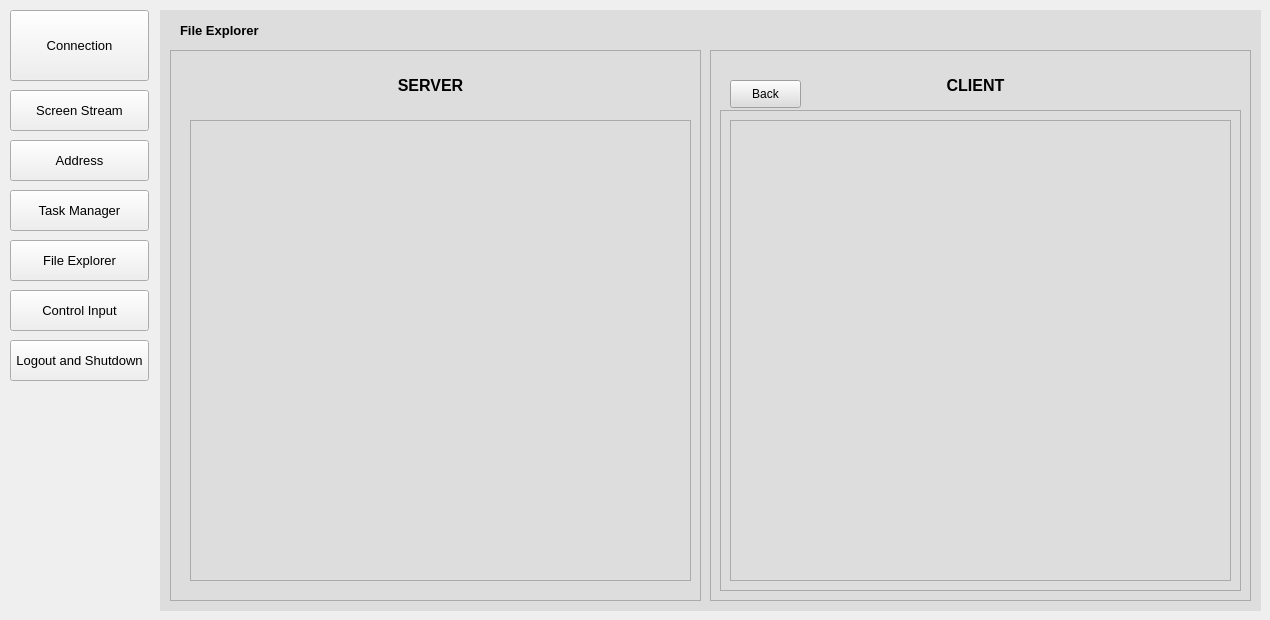
<?xml version="1.0" encoding="UTF-8"?>
<ui version="4.0">
 <class>MainWindow</class>
 <widget class="QMainWindow" name="MainWindow">
  <property name="geometry">
   <rect>
    <x>0</x>
    <y>0</y>
    <width>1270</width>
    <height>620</height>
   </rect>
  </property>
  <property name="minimumSize">
   <size>
    <width>1270</width>
    <height>620</height>
   </size>
  </property>
  <property name="maximumSize">
   <size>
    <width>1270</width>
    <height>620</height>
   </size>
  </property>
  <property name="windowTitle">
   <string>MainWindow</string>
  </property>
  <property name="autoFillBackground">
   <bool>false</bool>
  </property>
  <property name="styleSheet">
   <string notr="true"/>
  </property>
  <widget class="QWidget" name="centralwidget">
   <widget class="QWidget" name="widget_screen_stream" native="true">
    <property name="geometry">
     <rect>
      <x>160</x>
      <y>10</y>
      <width>1101</width>
      <height>601</height>
     </rect>
    </property>
    <property name="autoFillBackground">
     <bool>false</bool>
    </property>
    <property name="styleSheet">
     <string notr="true">background-color: rgb(221, 221, 221);</string>
    </property>
    <widget class="QLabel" name="label_7">
     <property name="geometry">
      <rect>
       <x>20</x>
       <y>10</y>
       <width>201</width>
       <height>21</height>
      </rect>
     </property>
     <property name="font">
      <font>
       <pointsize>10</pointsize>
       <weight>75</weight>
       <bold>true</bold>
      </font>
     </property>
     <property name="text">
      <string>Screen Stream</string>
     </property>
    </widget>
    <widget class="QLabel" name="label_screen">
     <property name="geometry">
      <rect>
       <x>180</x>
       <y>30</y>
       <width>881</width>
       <height>491</height>
      </rect>
     </property>
     <property name="mouseTracking">
      <bool>true</bool>
     </property>
     <property name="styleSheet">
      <string notr="true"/>
     </property>
     <property name="text">
      <string/>
     </property>
     <property name="scaledContents">
      <bool>true</bool>
     </property>
    </widget>
    <widget class="QLineEdit" name="text_location_screen">
     <property name="enabled">
      <bool>true</bool>
     </property>
     <property name="geometry">
      <rect>
       <x>110</x>
       <y>540</y>
       <width>631</width>
       <height>21</height>
      </rect>
     </property>
     <property name="font">
      <font>
       <family>MS Shell Dlg 2</family>
       <pointsize>10</pointsize>
       <weight>50</weight>
       <bold>false</bold>
      </font>
     </property>
    </widget>
    <widget class="QPushButton" name="button_screenshot">
     <property name="geometry">
      <rect>
       <x>50</x>
       <y>450</y>
       <width>101</width>
       <height>31</height>
      </rect>
     </property>
     <property name="font">
      <font>
       <family>MS Shell Dlg 2</family>
       <pointsize>10</pointsize>
       <weight>50</weight>
       <bold>false</bold>
      </font>
     </property>
     <property name="text">
      <string>Screenshot</string>
     </property>
    </widget>
    <widget class="QLabel" name="label_14">
     <property name="geometry">
      <rect>
       <x>50</x>
       <y>540</y>
       <width>51</width>
       <height>21</height>
      </rect>
     </property>
     <property name="font">
      <font>
       <pointsize>10</pointsize>
      </font>
     </property>
     <property name="text">
      <string>Location</string>
     </property>
    </widget>
    <widget class="QPushButton" name="button_browser_screen">
     <property name="geometry">
      <rect>
       <x>50</x>
       <y>490</y>
       <width>101</width>
       <height>31</height>
      </rect>
     </property>
     <property name="font">
      <font>
       <family>MS Shell Dlg 2</family>
       <pointsize>10</pointsize>
       <weight>50</weight>
       <bold>false</bold>
      </font>
     </property>
     <property name="text">
      <string>Browser</string>
     </property>
    </widget>
    <widget class="QLineEdit" name="text_filename_screen">
     <property name="enabled">
      <bool>true</bool>
     </property>
     <property name="geometry">
      <rect>
       <x>840</x>
       <y>540</y>
       <width>141</width>
       <height>21</height>
      </rect>
     </property>
     <property name="font">
      <font>
       <family>MS Shell Dlg 2</family>
       <pointsize>10</pointsize>
       <weight>50</weight>
       <bold>false</bold>
      </font>
     </property>
    </widget>
    <widget class="QLabel" name="label_15">
     <property name="geometry">
      <rect>
       <x>770</x>
       <y>540</y>
       <width>61</width>
       <height>21</height>
      </rect>
     </property>
     <property name="font">
      <font>
       <pointsize>10</pointsize>
      </font>
     </property>
     <property name="text">
      <string>Filename</string>
     </property>
    </widget>
    <widget class="QLabel" name="label_16">
     <property name="geometry">
      <rect>
       <x>980</x>
       <y>540</y>
       <width>81</width>
       <height>21</height>
      </rect>
     </property>
     <property name="font">
      <font>
       <pointsize>10</pointsize>
      </font>
     </property>
     <property name="text">
      <string>.&lt;time&gt;.png</string>
     </property>
    </widget>
   </widget>
   <widget class="QWidget" name="widget_address" native="true">
    <property name="geometry">
     <rect>
      <x>160</x>
      <y>10</y>
      <width>1101</width>
      <height>601</height>
     </rect>
    </property>
    <property name="autoFillBackground">
     <bool>false</bool>
    </property>
    <property name="styleSheet">
     <string notr="true">background-color: rgb(221, 221, 221);</string>
    </property>
    <widget class="QLabel" name="label_6">
     <property name="geometry">
      <rect>
       <x>20</x>
       <y>10</y>
       <width>201</width>
       <height>21</height>
      </rect>
     </property>
     <property name="font">
      <font>
       <pointsize>10</pointsize>
       <weight>75</weight>
       <bold>true</bold>
      </font>
     </property>
     <property name="text">
      <string>Address</string>
     </property>
    </widget>
    <widget class="QTreeView" name="treeViewAddress">
     <property name="geometry">
      <rect>
       <x>90</x>
       <y>70</y>
       <width>921</width>
       <height>461</height>
      </rect>
     </property>
    </widget>
   </widget>
   <widget class="QWidget" name="widget_control_input" native="true">
    <property name="geometry">
     <rect>
      <x>160</x>
      <y>10</y>
      <width>1101</width>
      <height>601</height>
     </rect>
    </property>
    <property name="autoFillBackground">
     <bool>false</bool>
    </property>
    <property name="styleSheet">
     <string notr="true">background-color: rgb(221, 221, 221);</string>
    </property>
    <widget class="QLabel" name="label_3">
     <property name="geometry">
      <rect>
       <x>20</x>
       <y>10</y>
       <width>201</width>
       <height>21</height>
      </rect>
     </property>
     <property name="font">
      <font>
       <pointsize>10</pointsize>
       <weight>75</weight>
       <bold>true</bold>
      </font>
     </property>
     <property name="text">
      <string>Control Input</string>
     </property>
    </widget>
    <widget class="QPushButton" name="button_lock_input">
     <property name="geometry">
      <rect>
       <x>50</x>
       <y>60</y>
       <width>101</width>
       <height>71</height>
      </rect>
     </property>
     <property name="font">
      <font>
       <family>MS Shell Dlg 2</family>
       <pointsize>10</pointsize>
       <weight>50</weight>
       <bold>false</bold>
      </font>
     </property>
     <property name="text">
      <string>Lock Input</string>
     </property>
    </widget>
    <widget class="QPushButton" name="button_start_keylogger">
     <property name="geometry">
      <rect>
       <x>50</x>
       <y>140</y>
       <width>101</width>
       <height>31</height>
      </rect>
     </property>
     <property name="font">
      <font>
       <family>MS Shell Dlg 2</family>
       <pointsize>10</pointsize>
       <weight>50</weight>
       <bold>false</bold>
      </font>
     </property>
     <property name="text">
      <string>Start</string>
     </property>
    </widget>
    <widget class="QPushButton" name="button_stop_keylogger">
     <property name="geometry">
      <rect>
       <x>50</x>
       <y>180</y>
       <width>101</width>
       <height>31</height>
      </rect>
     </property>
     <property name="font">
      <font>
       <family>MS Shell Dlg 2</family>
       <pointsize>10</pointsize>
       <weight>50</weight>
       <bold>false</bold>
      </font>
     </property>
     <property name="text">
      <string>Stop</string>
     </property>
    </widget>
    <widget class="QPushButton" name="button_save_keylog">
     <property name="geometry">
      <rect>
       <x>50</x>
       <y>440</y>
       <width>101</width>
       <height>31</height>
      </rect>
     </property>
     <property name="font">
      <font>
       <family>MS Shell Dlg 2</family>
       <pointsize>10</pointsize>
       <weight>50</weight>
       <bold>false</bold>
      </font>
     </property>
     <property name="text">
      <string>Save</string>
     </property>
    </widget>
    <widget class="QLabel" name="label_9">
     <property name="geometry">
      <rect>
       <x>180</x>
       <y>50</y>
       <width>51</width>
       <height>16</height>
      </rect>
     </property>
     <property name="font">
      <font>
       <pointsize>10</pointsize>
      </font>
     </property>
     <property name="frameShape">
      <enum>QFrame::NoFrame</enum>
     </property>
     <property name="text">
      <string>Keylog</string>
     </property>
     <property name="alignment">
      <set>Qt::AlignCenter</set>
     </property>
    </widget>
    <widget class="QPushButton" name="button_unlock_input">
     <property name="geometry">
      <rect>
       <x>50</x>
       <y>60</y>
       <width>101</width>
       <height>71</height>
      </rect>
     </property>
     <property name="font">
      <font>
       <family>MS Shell Dlg 2</family>
       <pointsize>10</pointsize>
       <weight>50</weight>
       <bold>false</bold>
      </font>
     </property>
     <property name="text">
      <string>Unlock Input</string>
     </property>
    </widget>
    <widget class="QLineEdit" name="text_location_keylog">
     <property name="enabled">
      <bool>true</bool>
     </property>
     <property name="geometry">
      <rect>
       <x>110</x>
       <y>530</y>
       <width>671</width>
       <height>21</height>
      </rect>
     </property>
     <property name="font">
      <font>
       <family>MS Shell Dlg 2</family>
       <pointsize>10</pointsize>
       <weight>50</weight>
       <bold>false</bold>
      </font>
     </property>
    </widget>
    <widget class="QPushButton" name="button_browser_keylog">
     <property name="geometry">
      <rect>
       <x>50</x>
       <y>480</y>
       <width>101</width>
       <height>31</height>
      </rect>
     </property>
     <property name="font">
      <font>
       <family>MS Shell Dlg 2</family>
       <pointsize>10</pointsize>
       <weight>50</weight>
       <bold>false</bold>
      </font>
     </property>
     <property name="text">
      <string>Browser</string>
     </property>
    </widget>
    <widget class="QLabel" name="label_11">
     <property name="geometry">
      <rect>
       <x>50</x>
       <y>530</y>
       <width>51</width>
       <height>21</height>
      </rect>
     </property>
     <property name="font">
      <font>
       <pointsize>10</pointsize>
      </font>
     </property>
     <property name="text">
      <string>Location</string>
     </property>
    </widget>
    <widget class="QLineEdit" name="text_filename_keylog">
     <property name="enabled">
      <bool>true</bool>
     </property>
     <property name="geometry">
      <rect>
       <x>880</x>
       <y>530</y>
       <width>161</width>
       <height>21</height>
      </rect>
     </property>
     <property name="font">
      <font>
       <family>MS Shell Dlg 2</family>
       <pointsize>10</pointsize>
       <weight>50</weight>
       <bold>false</bold>
      </font>
     </property>
    </widget>
    <widget class="QLabel" name="label_12">
     <property name="geometry">
      <rect>
       <x>810</x>
       <y>530</y>
       <width>61</width>
       <height>21</height>
      </rect>
     </property>
     <property name="font">
      <font>
       <pointsize>10</pointsize>
      </font>
     </property>
     <property name="text">
      <string>Filename</string>
     </property>
    </widget>
    <widget class="QPushButton" name="button_delete_keylog">
     <property name="geometry">
      <rect>
       <x>50</x>
       <y>400</y>
       <width>101</width>
       <height>31</height>
      </rect>
     </property>
     <property name="font">
      <font>
       <family>MS Shell Dlg 2</family>
       <pointsize>10</pointsize>
       <weight>50</weight>
       <bold>false</bold>
      </font>
     </property>
     <property name="text">
      <string>Delete</string>
     </property>
    </widget>
    <widget class="QLabel" name="keylog">
     <property name="geometry">
      <rect>
       <x>170</x>
       <y>60</y>
       <width>871</width>
       <height>451</height>
      </rect>
     </property>
     <property name="font">
      <font>
       <pointsize>10</pointsize>
      </font>
     </property>
     <property name="layoutDirection">
      <enum>Qt::LeftToRight</enum>
     </property>
     <property name="frameShape">
      <enum>QFrame::Box</enum>
     </property>
     <property name="text">
      <string/>
     </property>
     <property name="alignment">
      <set>Qt::AlignLeading|Qt::AlignLeft|Qt::AlignTop</set>
     </property>
    </widget>
    <zorder>keylog</zorder>
    <zorder>label_12</zorder>
    <zorder>label_11</zorder>
    <zorder>button_unlock_input</zorder>
    <zorder>button_lock_input</zorder>
    <zorder>label_3</zorder>
    <zorder>button_start_keylogger</zorder>
    <zorder>button_stop_keylogger</zorder>
    <zorder>button_save_keylog</zorder>
    <zorder>label_9</zorder>
    <zorder>text_location_keylog</zorder>
    <zorder>button_browser_keylog</zorder>
    <zorder>text_filename_keylog</zorder>
    <zorder>button_delete_keylog</zorder>
   </widget>
   <widget class="QWidget" name="widget_logout_n_shutdown" native="true">
    <property name="geometry">
     <rect>
      <x>160</x>
      <y>10</y>
      <width>1101</width>
      <height>601</height>
     </rect>
    </property>
    <property name="autoFillBackground">
     <bool>false</bool>
    </property>
    <property name="styleSheet">
     <string notr="true">background-color: rgb(221, 221, 221);</string>
    </property>
    <widget class="QLabel" name="label_2">
     <property name="geometry">
      <rect>
       <x>20</x>
       <y>10</y>
       <width>201</width>
       <height>21</height>
      </rect>
     </property>
     <property name="font">
      <font>
       <pointsize>10</pointsize>
       <weight>75</weight>
       <bold>true</bold>
      </font>
     </property>
     <property name="text">
      <string>Logout and Shutdown</string>
     </property>
    </widget>
    <widget class="QPushButton" name="button_logout">
     <property name="geometry">
      <rect>
       <x>470</x>
       <y>200</y>
       <width>151</width>
       <height>41</height>
      </rect>
     </property>
     <property name="font">
      <font>
       <family>MS Shell Dlg 2</family>
       <pointsize>10</pointsize>
       <weight>75</weight>
       <bold>true</bold>
      </font>
     </property>
     <property name="text">
      <string>Logout</string>
     </property>
    </widget>
    <widget class="QPushButton" name="button_shutdown">
     <property name="geometry">
      <rect>
       <x>470</x>
       <y>320</y>
       <width>151</width>
       <height>41</height>
      </rect>
     </property>
     <property name="font">
      <font>
       <family>MS Shell Dlg 2</family>
       <pointsize>10</pointsize>
       <weight>75</weight>
       <bold>true</bold>
      </font>
     </property>
     <property name="text">
      <string>Shutdown</string>
     </property>
    </widget>
   </widget>
   <widget class="QWidget" name="widget_connection" native="true">
    <property name="geometry">
     <rect>
      <x>160</x>
      <y>10</y>
      <width>1101</width>
      <height>601</height>
     </rect>
    </property>
    <property name="font">
     <font>
      <weight>50</weight>
      <bold>false</bold>
     </font>
    </property>
    <property name="autoFillBackground">
     <bool>false</bool>
    </property>
    <property name="styleSheet">
     <string notr="true">background-color: rgb(221, 221, 221);</string>
    </property>
    <widget class="QLabel" name="label">
     <property name="geometry">
      <rect>
       <x>20</x>
       <y>10</y>
       <width>201</width>
       <height>21</height>
      </rect>
     </property>
     <property name="font">
      <font>
       <pointsize>10</pointsize>
       <weight>75</weight>
       <bold>true</bold>
      </font>
     </property>
     <property name="text">
      <string>Connection</string>
     </property>
    </widget>
    <widget class="QLineEdit" name="text_IP">
     <property name="enabled">
      <bool>true</bool>
     </property>
     <property name="geometry">
      <rect>
       <x>420</x>
       <y>240</y>
       <width>171</width>
       <height>31</height>
      </rect>
     </property>
     <property name="font">
      <font>
       <family>MS Shell Dlg 2</family>
       <pointsize>10</pointsize>
       <weight>50</weight>
       <bold>false</bold>
      </font>
     </property>
     <property name="alignment">
      <set>Qt::AlignCenter</set>
     </property>
    </widget>
    <widget class="QPushButton" name="button_connect">
     <property name="geometry">
      <rect>
       <x>420</x>
       <y>280</y>
       <width>171</width>
       <height>31</height>
      </rect>
     </property>
     <property name="font">
      <font>
       <pointsize>10</pointsize>
       <weight>50</weight>
       <bold>false</bold>
      </font>
     </property>
     <property name="text">
      <string>Connect</string>
     </property>
    </widget>
    <widget class="QLabel" name="label_8">
     <property name="geometry">
      <rect>
       <x>340</x>
       <y>240</y>
       <width>71</width>
       <height>31</height>
      </rect>
     </property>
     <property name="font">
      <font>
       <family>MS Shell Dlg 2</family>
       <pointsize>10</pointsize>
       <weight>50</weight>
       <bold>false</bold>
      </font>
     </property>
     <property name="text">
      <string>IP address:</string>
     </property>
    </widget>
    <widget class="QLabel" name="label_connect_icon">
     <property name="geometry">
      <rect>
       <x>420</x>
       <y>400</y>
       <width>31</width>
       <height>31</height>
      </rect>
     </property>
     <property name="font">
      <font>
       <family>Adobe Arabic</family>
       <pointsize>18</pointsize>
       <weight>75</weight>
       <bold>true</bold>
      </font>
     </property>
     <property name="styleSheet">
      <string notr="true">image: url(:/image/image/icon_success.png);</string>
     </property>
     <property name="text">
      <string/>
     </property>
    </widget>
    <widget class="QLabel" name="label_connect_note">
     <property name="geometry">
      <rect>
       <x>460</x>
       <y>400</y>
       <width>131</width>
       <height>31</height>
      </rect>
     </property>
     <property name="font">
      <font>
       <family>MS Shell Dlg 2</family>
       <pointsize>10</pointsize>
       <weight>50</weight>
       <bold>false</bold>
      </font>
     </property>
     <property name="styleSheet">
      <string notr="true"/>
     </property>
     <property name="text">
      <string>Successful Connection</string>
     </property>
    </widget>
    <widget class="QPushButton" name="button_disconnect">
     <property name="geometry">
      <rect>
       <x>420</x>
       <y>280</y>
       <width>171</width>
       <height>31</height>
      </rect>
     </property>
     <property name="font">
      <font>
       <pointsize>10</pointsize>
       <weight>50</weight>
       <bold>false</bold>
      </font>
     </property>
     <property name="statusTip">
      <string/>
     </property>
     <property name="text">
      <string>Disconnect</string>
     </property>
     <property name="shortcut">
      <string/>
     </property>
     <property name="autoDefault">
      <bool>false</bool>
     </property>
     <property name="default">
      <bool>false</bool>
     </property>
     <property name="flat">
      <bool>false</bool>
     </property>
    </widget>
    <zorder>button_disconnect</zorder>
    <zorder>label</zorder>
    <zorder>text_IP</zorder>
    <zorder>label_8</zorder>
    <zorder>label_connect_icon</zorder>
    <zorder>label_connect_note</zorder>
    <zorder>button_connect</zorder>
   </widget>
   <widget class="QWidget" name="widget_task_manager" native="true">
    <property name="geometry">
     <rect>
      <x>160</x>
      <y>10</y>
      <width>1101</width>
      <height>601</height>
     </rect>
    </property>
    <property name="autoFillBackground">
     <bool>false</bool>
    </property>
    <property name="styleSheet">
     <string notr="true">background-color: rgb(221, 221, 221);</string>
    </property>
    <widget class="QLabel" name="label_10">
     <property name="geometry">
      <rect>
       <x>20</x>
       <y>10</y>
       <width>201</width>
       <height>21</height>
      </rect>
     </property>
     <property name="font">
      <font>
       <pointsize>10</pointsize>
       <weight>75</weight>
       <bold>true</bold>
      </font>
     </property>
     <property name="text">
      <string>Task Manager</string>
     </property>
    </widget>
    <widget class="QWidget" name="verticalLayoutWidget_2">
     <property name="geometry">
      <rect>
       <x>120</x>
       <y>100</y>
       <width>851</width>
       <height>451</height>
      </rect>
     </property>
     <layout class="QVBoxLayout" name="verticalLayout">
      <item>
       <widget class="QTreeView" name="treeViewProcess"/>
      </item>
     </layout>
    </widget>
    <widget class="QWidget" name="horizontalLayoutWidget">
     <property name="geometry">
      <rect>
       <x>120</x>
       <y>40</y>
       <width>851</width>
       <height>51</height>
      </rect>
     </property>
     <layout class="QHBoxLayout" name="horizontalLayout">
      <item>
       <widget class="QPushButton" name="buttonSee">
        <property name="text">
         <string>Refresh</string>
        </property>
       </widget>
      </item>
      <item>
       <widget class="QPushButton" name="buttonDelete">
        <property name="text">
         <string>Clear</string>
        </property>
       </widget>
      </item>
      <item>
       <widget class="QPushButton" name="buttonStartProcess">
        <property name="text">
         <string>Start process</string>
        </property>
       </widget>
      </item>
      <item>
       <widget class="QPushButton" name="buttonStartApp">
        <property name="text">
         <string>Start App</string>
        </property>
       </widget>
      </item>
      <item>
       <widget class="QRadioButton" name="buttonApp">
        <property name="text">
         <string>App</string>
        </property>
       </widget>
      </item>
     </layout>
    </widget>
   </widget>
   <widget class="QWidget" name="widget_file_explorer" native="true">
    <property name="geometry">
     <rect>
      <x>160</x>
      <y>10</y>
      <width>1101</width>
      <height>601</height>
     </rect>
    </property>
    <property name="autoFillBackground">
     <bool>false</bool>
    </property>
    <property name="styleSheet">
     <string notr="true">background-color: rgb(221, 221, 221);</string>
    </property>
    <widget class="QLabel" name="label_4">
     <property name="geometry">
      <rect>
       <x>20</x>
       <y>10</y>
       <width>201</width>
       <height>21</height>
      </rect>
     </property>
     <property name="font">
      <font>
       <pointsize>10</pointsize>
       <weight>75</weight>
       <bold>true</bold>
      </font>
     </property>
     <property name="text">
      <string>File Explorer</string>
     </property>
    </widget>
    <widget class="QFrame" name="frame">
     <property name="geometry">
      <rect>
       <x>10</x>
       <y>40</y>
       <width>531</width>
       <height>551</height>
      </rect>
     </property>
     <property name="frameShape">
      <enum>QFrame::StyledPanel</enum>
     </property>
     <property name="frameShadow">
      <enum>QFrame::Raised</enum>
     </property>
     <widget class="QTreeView" name="FileServer">
      <property name="geometry">
       <rect>
        <x>20</x>
        <y>70</y>
        <width>501</width>
        <height>461</height>
       </rect>
      </property>
     </widget>
     <widget class="QLabel" name="label_5">
      <property name="geometry">
       <rect>
        <x>220</x>
        <y>20</y>
        <width>81</width>
        <height>31</height>
       </rect>
      </property>
      <property name="font">
       <font>
        <pointsize>12</pointsize>
        <weight>75</weight>
        <bold>true</bold>
       </font>
      </property>
      <property name="text">
       <string>SERVER</string>
      </property>
      <property name="alignment">
       <set>Qt::AlignCenter</set>
      </property>
     </widget>
    </widget>
    <widget class="QFrame" name="frame_2">
     <property name="geometry">
      <rect>
       <x>550</x>
       <y>40</y>
       <width>541</width>
       <height>551</height>
      </rect>
     </property>
     <property name="frameShape">
      <enum>QFrame::StyledPanel</enum>
     </property>
     <property name="frameShadow">
      <enum>QFrame::Raised</enum>
     </property>
     <widget class="QFrame" name="frame_3">
      <property name="geometry">
       <rect>
        <x>10</x>
        <y>60</y>
        <width>521</width>
        <height>481</height>
       </rect>
      </property>
      <property name="frameShape">
       <enum>QFrame::StyledPanel</enum>
      </property>
      <property name="frameShadow">
       <enum>QFrame::Raised</enum>
      </property>
      <widget class="QTreeView" name="FileClient">
       <property name="geometry">
        <rect>
         <x>10</x>
         <y>10</y>
         <width>501</width>
         <height>461</height>
        </rect>
       </property>
      </widget>
     </widget>
     <widget class="QPushButton" name="back">
      <property name="geometry">
       <rect>
        <x>20</x>
        <y>30</y>
        <width>71</width>
        <height>28</height>
       </rect>
      </property>
      <property name="text">
       <string>Back</string>
      </property>
     </widget>
     <widget class="QLabel" name="label_13">
      <property name="geometry">
       <rect>
        <x>220</x>
        <y>20</y>
        <width>91</width>
        <height>31</height>
       </rect>
      </property>
      <property name="font">
       <font>
        <pointsize>12</pointsize>
        <weight>75</weight>
        <bold>true</bold>
       </font>
      </property>
      <property name="text">
       <string>CLIENT</string>
      </property>
      <property name="alignment">
       <set>Qt::AlignCenter</set>
      </property>
     </widget>
    </widget>
   </widget>
   <widget class="QPushButton" name="button_connection">
    <property name="geometry">
     <rect>
      <x>10</x>
      <y>10</y>
      <width>139</width>
      <height>71</height>
     </rect>
    </property>
    <property name="font">
     <font>
      <family>MS Shell Dlg 2</family>
      <pointsize>10</pointsize>
      <weight>50</weight>
      <bold>false</bold>
     </font>
    </property>
    <property name="text">
     <string>Connection</string>
    </property>
   </widget>
   <widget class="QPushButton" name="button_screen_stream">
    <property name="geometry">
     <rect>
      <x>10</x>
      <y>90</y>
      <width>139</width>
      <height>41</height>
     </rect>
    </property>
    <property name="font">
     <font>
      <family>MS Shell Dlg 2</family>
      <pointsize>10</pointsize>
      <weight>50</weight>
      <bold>false</bold>
     </font>
    </property>
    <property name="text">
     <string>Screen Stream</string>
    </property>
   </widget>
   <widget class="QPushButton" name="button_address">
    <property name="geometry">
     <rect>
      <x>10</x>
      <y>140</y>
      <width>139</width>
      <height>41</height>
     </rect>
    </property>
    <property name="font">
     <font>
      <family>MS Shell Dlg 2</family>
      <pointsize>10</pointsize>
      <weight>50</weight>
      <bold>false</bold>
     </font>
    </property>
    <property name="text">
     <string>Address</string>
    </property>
   </widget>
   <widget class="QPushButton" name="button_task_manager">
    <property name="geometry">
     <rect>
      <x>10</x>
      <y>190</y>
      <width>139</width>
      <height>41</height>
     </rect>
    </property>
    <property name="font">
     <font>
      <family>MS Shell Dlg 2</family>
      <pointsize>10</pointsize>
      <weight>50</weight>
      <bold>false</bold>
     </font>
    </property>
    <property name="text">
     <string>Task Manager</string>
    </property>
   </widget>
   <widget class="QPushButton" name="button_file_explorer">
    <property name="geometry">
     <rect>
      <x>10</x>
      <y>240</y>
      <width>139</width>
      <height>41</height>
     </rect>
    </property>
    <property name="font">
     <font>
      <family>MS Shell Dlg 2</family>
      <pointsize>10</pointsize>
      <weight>50</weight>
      <bold>false</bold>
     </font>
    </property>
    <property name="text">
     <string>File Explorer</string>
    </property>
   </widget>
   <widget class="QPushButton" name="button_control_input">
    <property name="geometry">
     <rect>
      <x>10</x>
      <y>290</y>
      <width>139</width>
      <height>41</height>
     </rect>
    </property>
    <property name="font">
     <font>
      <family>MS Shell Dlg 2</family>
      <pointsize>10</pointsize>
      <weight>50</weight>
      <bold>false</bold>
     </font>
    </property>
    <property name="text">
     <string>Control Input</string>
    </property>
   </widget>
   <widget class="QPushButton" name="button_logout_n_shutdown">
    <property name="geometry">
     <rect>
      <x>10</x>
      <y>340</y>
      <width>139</width>
      <height>41</height>
     </rect>
    </property>
    <property name="font">
     <font>
      <family>MS Shell Dlg 2</family>
      <pointsize>10</pointsize>
      <weight>50</weight>
      <bold>false</bold>
     </font>
    </property>
    <property name="text">
     <string>Logout and Shutdown</string>
    </property>
   </widget>
   <zorder>widget_connection</zorder>
   <zorder>widget_screen_stream</zorder>
   <zorder>widget_address</zorder>
   <zorder>widget_task_manager</zorder>
   <zorder>widget_control_input</zorder>
   <zorder>widget_logout_n_shutdown</zorder>
   <zorder>button_connection</zorder>
   <zorder>button_screen_stream</zorder>
   <zorder>button_address</zorder>
   <zorder>button_task_manager</zorder>
   <zorder>button_file_explorer</zorder>
   <zorder>button_control_input</zorder>
   <zorder>button_logout_n_shutdown</zorder>
   <zorder>widget_file_explorer</zorder>
  </widget>
 </widget>
 <resources>
  <include location="picture.qrc"/>
 </resources>
 <connections/>
</ui>
